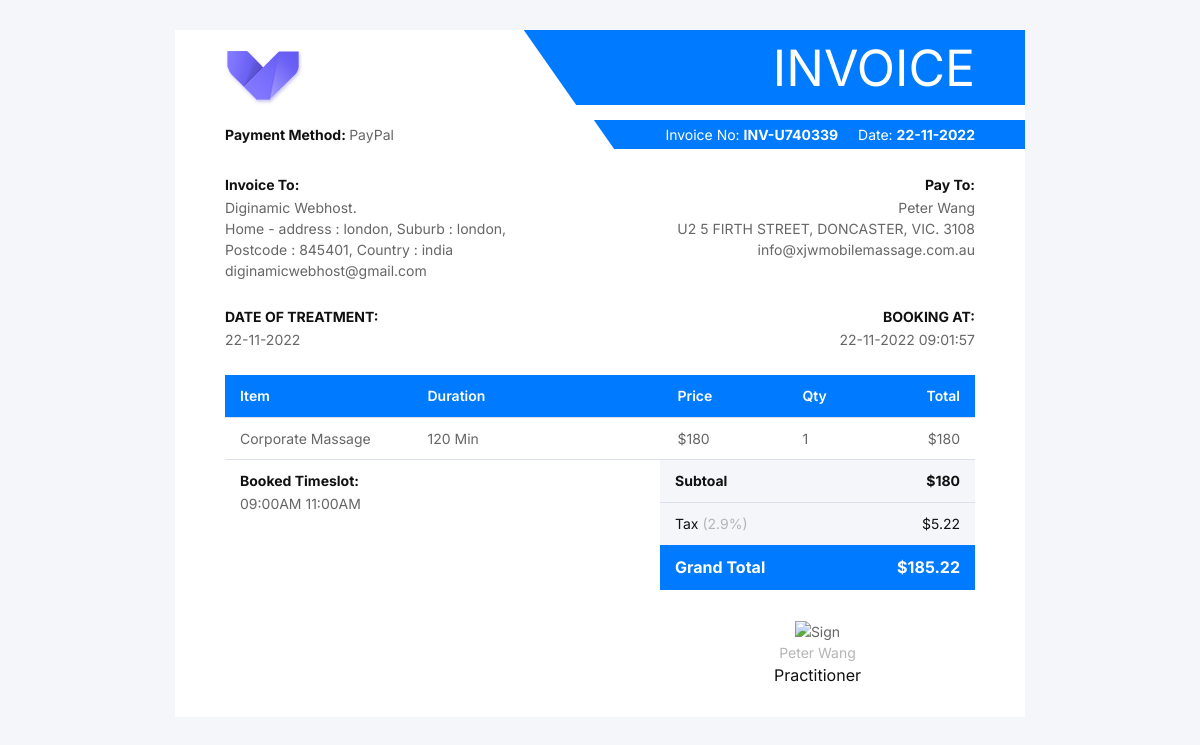
/invoice/invoice_view.php?invoice_id=INV-U740339, run on the app's committed database.
### tables this page shows
CREATE TABLE `booking` (
  `id` int(11) NOT NULL,
  `service` varchar(900) NOT NULL,
  `practitioner` varchar(900) NOT NULL,
  `bdate` varchar(900) NOT NULL,
  `duration` varchar(900) NOT NULL,
  `timeslot` varchar(900) NOT NULL,
  `booking_for` varchar(900) NOT NULL,
  `recipient` varchar(900) NOT NULL,
  `address` varchar(900) NOT NULL,
  `note` varchar(900) NOT NULL,
  `scharge` varchar(900) NOT NULL,
  `tfee` varchar(900) NOT NULL,
  `total` varchar(900) NOT NULL,
  `status` varchar(900) NOT NULL,
  `payment_status` varchar(900) NOT NULL,
  `transaction_id` varchar(900) NOT NULL,
  `invoice_id` varchar(900) NOT NULL,
  `uid` varchar(900) NOT NULL,
  `cur_time` varchar(900) NOT NULL
);

CREATE TABLE `users` (
  `id` int(11) NOT NULL,
  `first_name` varchar(200) NOT NULL,
  `last_name` varchar(200) NOT NULL,
  `gender` varchar(100) NOT NULL,
  `email` varchar(900) NOT NULL,
  `c_code` varchar(100) NOT NULL,
  `phone` varchar(900) NOT NULL,
  `uid` varchar(300) NOT NULL,
  `ref_code` varchar(200) NOT NULL,
  `user_dp` text NOT NULL,
  `pssword` varchar(900) NOT NULL,
  `doj` text NOT NULL,
  `auth` varchar(800) NOT NULL
);

CREATE TABLE `practitioner` (
  `id` int(14) NOT NULL,
  `firstname` varchar(900) NOT NULL,
  `lastname` varchar(900) NOT NULL,
  `email` varchar(900) NOT NULL,
  `ccode` varchar(900) NOT NULL,
  `mobile` varchar(900) NOT NULL,
  `gender` varchar(900) NOT NULL,
  `service_type` varchar(900) NOT NULL,
  `professional_exp` varchar(900) NOT NULL,
  `reference` varchar(900) NOT NULL,
  `udp` text NOT NULL,
  `auth` varchar(900) NOT NULL,
  `status` varchar(900) NOT NULL,
  `password` varchar(900) NOT NULL,
  `doj` varchar(900) NOT NULL
);

CREATE TABLE `paypal_charge` (
  `id` int(11) NOT NULL,
  `percent` varchar(300) NOT NULL
);

### invoice/invoice_view.php (the view, shortened to what this page needs)
<!DOCTYPE html>
<html class="no-js" lang="en">
<?php
require_once '../config.php';
if(isset($_GET['invoice_id'])) {
	$inv_no = $_GET['invoice_id'];
	$comefm = "";
						$sql = "SELECT id, percent FROM paypal_charge";
							$result = $conn->query($sql);
							if ($result->num_rows > 0) {
								while($row = $result->fetch_assoc()) {
								$paypalpercent = $row['percent'];
								}
							}
	$sql = "SELECT id, service, practitioner, bdate, duration, timeslot, booking_for, recipient, address, note, scharge, tfee, total, status, payment_status, transaction_id, invoice_id, uid, cur_time FROM booking WHERE invoice_id='$inv_no'";
		$result = $conn->query($sql);
		if ($result->num_rows > 0) {
		while($row = $result->fetch_assoc()) {
		$comefm = "1";
		$service = $row['service'];
		$practitioner = $row['practitioner'];
		$BDate = $row['bdate'];
		$duration = $row['duration'];
		$time_slot = $row['timeslot'];
		$recipient = $row['recipient'];
		$address = $row['address'];
		$scharge = $row['scharge'];
		$tfee = $row['tfee'];
		$total = $row['total'];
		$uid = $row['uid'];
		$cur_time = $row['cur_time'];
				  $sql = "SELECT id, first_name, last_name, email FROM users WHERE id='$uid'";
					$result = $conn->query($sql);
					if (empty($recipient)){
					  $sql = "SELECT id, first_name, last_name, email FROM users WHERE id='$uid'";
					$result = $conn->query($sql);
					if ($result->num_rows > 0) {
						while($row = $result->fetch_assoc()) {
						$name = $row['first_name']." ".$row['last_name'];
						$email = $row['email'];
						}
					}
				  }
							$pieces = explode(" ", $practitioner);
							$fname = $pieces[0];
							$lname = $pieces[1];
							$sql = "SELECT id, firstname, lastname, email, ccode, mobile FROM practitioner WHERE firstname='$fname' && lastname='$lname'";
							$result = $conn->query($sql);
							if ($result->num_rows > 0) {
								while($row = $result->fetch_assoc()) {
								$prct_email = $row['email'];
								}
							}
			}
				}
} else {
    echo '<h2>Invalid Call. Nothing is here for you please go back</h2>';
	exit;
}
?>
<head>
  <link rel="stylesheet" href="css/style.css">
</head>
<body>
  <div class="tm_container">
    <div class="tm_invoice_wrap">
      <div class="tm_invoice tm_style1 tm_type1" id="tm_download_section">
        <div class="tm_invoice_in">
          <div class="tm_invoice_head tm_top_head tm_mb15 tm_align_center">
            <div class="tm_invoice_left">
              <div class="tm_logo"><img src="../assets/logo.png" alt="Logo"></div>
            </div>
            <div class="tm_invoice_right tm_text_right tm_mobile_hide">
              <div class="tm_f50 tm_text_uppercase tm_white_color">Invoice</div>
            </div>
            <div class="tm_shape_bg tm_accent_bg tm_mobile_hide"></div>
          </div>
          <div class="tm_invoice_info tm_mb25">
            <div class="tm_card_note tm_mobile_hide"><b class="tm_primary_color">Payment Method: </b>PayPal</div>
            <div class="tm_invoice_info_list tm_white_color">
              <p class="tm_invoice_number tm_m0">Invoice No: <b><?php echo $inv_no;?></b></p>
              <p class="tm_invoice_date tm_m0">Date: <b><?php echo $BDate;?></b></p>
            </div>
            <div class="tm_invoice_seperator tm_accent_bg"></div>
          </div>
		  <div class="tm_invoice_head tm_mb10">
            <div class="tm_invoice_left">
              <p class="tm_mb2"><b class="tm_primary_color">Invoice To:</b></p>
              <p>
			  <?php echo $name;?>.<br>
				<?php echo $address;?><br>
			    <?php echo $email;?> <br>
              </p>
            </div>
            <div class="tm_invoice_right tm_text_right">
              <p class="tm_mb2"><b class="tm_primary_color">Pay To:</b></p>
              <p>
				<?php echo $practitioner;?><br>
				U2 5 FIRTH STREET, <?php if ($comefm == "2") {?><br><?php }?>DONCASTER, VIC. 3108<br>
                <?php echo $prct_email;?> <br>
              </p>
            </div>
          </div>
		  <div class="tm_invoice_head tm_mb10">
            <div class="tm_invoice_left">
              <p class="tm_mb2"><b class="tm_primary_color">DATE OF TREATMENT:</b></p>
              <p>
			  <?php echo $BDate;?><br>
              </p>
            </div>
            <div class="tm_invoice_right tm_text_right">
              <p class="tm_mb2"><b class="tm_primary_color">BOOKING AT:</b></p>
              <p>
				<?php echo $cur_time;?><br>
              </p>
            </div>
          </div>
          <div class="tm_table tm_style1">
            <div class="">
              <div class="tm_table_responsive">
                <table>
                  <thead>
                    <tr class="tm_accent_bg">
                      <th class="tm_width_3 tm_semi_bold tm_white_color">Item</th>
                      <th class="tm_width_4 tm_semi_bold tm_white_color">Duration</th>
                      <th class="tm_width_2 tm_semi_bold tm_white_color">Price</th>
                      <th class="tm_width_1 tm_semi_bold tm_white_color">Qty</th>
                      <th class="tm_width_2 tm_semi_bold tm_white_color tm_text_right">Total</th>
                    </tr>
                  </thead>
                  <tbody>
                    <tr>
                      <td class="tm_width_3"><?php echo $service;?></td>
                      <td class="tm_width_4"><?php echo $duration;?></td>
                      <td class="tm_width_2">$<?php echo $scharge;?></td>
                      <td class="tm_width_1">1</td>
                      <td class="tm_width_2 tm_text_right">$<?php echo $scharge;?></td>
                    </tr>
                  </tbody>
                </table>
              </div>
            </div>
            <div class="tm_invoice_footer tm_border_top tm_mb15 tm_m0_md">
              <div class="tm_left_footer">
                <p class="tm_mb2"><b class="tm_primary_color">Booked Timeslot:</b></p>
                <p class="tm_m0"><?php echo $time_slot;?> </p>
              </div>
              <div class="tm_right_footer">
                <table class="tm_mb15">
                  <tbody>
                    <tr class="tm_gray_bg ">
                      <td class="tm_width_3 tm_primary_color tm_bold">Subtoal</td>
                      <td class="tm_width_3 tm_primary_color tm_bold tm_text_right">$<?php echo $scharge;?></td>
                    </tr>
                    <tr class="tm_gray_bg">
                      <td class="tm_width_3 tm_primary_color">Tax <span class="tm_ternary_color">(<?php echo $paypalpercent;?>%)</span></td>
                      <td class="tm_width_3 tm_primary_color tm_text_right">$<?php echo $tfee;?></td>
                    </tr>
                    <tr class="tm_accent_bg">
                      <td class="tm_width_3 tm_border_top_0 tm_bold tm_f16 tm_white_color">Grand Total	</td>
                      <td class="tm_width_3 tm_border_top_0 tm_bold tm_f16 tm_white_color tm_text_right">$<?php echo $total;?></td>
                    </tr>
                  </tbody>
                </table>
              </div>
            </div>
            <div class="tm_invoice_footer tm_type1">
              <div class="tm_left_footer"></div>
              <div class="tm_right_footer">
                <div class="tm_sign tm_text_center">
                  <img src="../assets/signature.png" alt="Sign">
                  <p class="tm_m0 tm_ternary_color"><?php echo $practitioner;?></p>
                  <p class="tm_m0 tm_f16 tm_primary_color">Practitioner</p>
                </div>
              </div>
            </div>
          </div>
        </div>
      </div>
    </div>
  </div>
</body>
</html>

### invoice/css/style.css (style rules this page uses)
html { line-height: 1.15; -webkit-text-size-adjust: 100%; }
body { margin: 0; }
b, strong { font-weight: bolder; }
img { border-style: none; }
body, html { color: #666; font-family: 'Inter', sans-serif; font-size: 14px; font-weight: 400; line-height: 1.6em; overflow-x: hidden; background-color: #f5f6fa; }
p, div { margin-top: 0; line-height: 1.5em; }
p { margin-bottom: 15px; }
img { border: 0; max-width: 100%; height: auto; vertical-align: middle; }
table { width: 100%; caption-side: bottom; border-collapse: collapse; }
th { text-align: left; }
td { border-top: 1px solid #dbdfea; }
td { padding: 10px 15px; line-height: 1.55em; }
th { padding: 10px 15px; line-height: 1.55em; }
b, strong { font-weight: bold; }
.tm_f16 { font-size: 16px; }
.tm_f50 { font-size: 50px; }
.tm_semi_bold { font-weight: 600; }
.tm_bold { font-weight: 700; }
.tm_m0 { margin: 0px; }
.tm_mb2 { margin-bottom: 2px; }
.tm_mb10 { margin-bottom: 10px; }
.tm_mb15 { margin-bottom: 15px; }
.tm_mb25 { margin-bottom: 25px; }
.tm_width_1 { width: 8.33333333%; }
.tm_width_2 { width: 16.66666667%; }
.tm_width_3 { width: 25%; }
.tm_width_4 { width: 33.33333333%; }
.tm_border_top { border-top: 1px solid #dbdfea; }
.tm_accent_bg, .tm_accent_bg_hover:hover { background-color: #007aff; }
.tm_primary_color { color: #111; }
.tm_ternary_color { color: #b5b5b5; }
.tm_white_color { color: #fff; }
.tm_gray_bg { background: #f5f6fa; }
.tm_invoice_in { position: relative; z-index: 100; }
.tm_container { max-width: 880px; padding: 30px 15px; margin-left: auto; margin-right: auto; position: relative; }
.tm_text_center { text-align: center; }
.tm_text_uppercase { text-transform: uppercase; }
.tm_text_right { text-align: right; }
.tm_align_center { -webkit-box-align: center; -ms-flex-align: center; align-items: center; }
.tm_border_top_0 { border-top: 0; }
.tm_table_responsive { overflow-x: auto; }
.tm_table_responsive > table { min-width: 600px; }
.tm_invoice { background: #fff; border-radius: 10px; padding: 50px; }
.tm_invoice_footer { display: -webkit-box; display: -ms-flexbox; display: flex; }
.tm_invoice_footer table { margin-top: -1px; }
.tm_invoice_footer .tm_left_footer { width: 58%; padding: 10px 15px; -webkit-box-flex: 0; -ms-flex: none; flex: none; }
.tm_invoice_footer .tm_right_footer { width: 42%; }
.tm_sign img { max-height: 45px; }
.tm_invoice.tm_style1 .tm_invoice_right { -webkit-box-flex: 0; -ms-flex: none; flex: none; width: 60%; }
.tm_invoice.tm_style1 .tm_invoice_head { display: -webkit-box; display: -ms-flexbox; display: flex; -webkit-box-pack: justify; -ms-flex-pack: justify; justify-content: space-between; }
.tm_invoice.tm_style1 .tm_invoice_head .tm_invoice_right div { line-height: 1em; }
.tm_invoice.tm_style1 .tm_invoice_info { display: -webkit-box; display: -ms-flexbox; display: flex; -webkit-box-align: center; -ms-flex-align: center; align-items: center; -webkit-box-pack: justify; -ms-flex-pack: justify; justify-content: space-between; }
.tm_invoice.tm_style1 .tm_invoice_seperator { min-height: 18px; border-radius: 1.6em; -webkit-box-flex: 1; -ms-flex: 1; flex: 1; margin-right: 20px; }
.tm_invoice.tm_style1 .tm_invoice_info_list { display: -webkit-box; display: -ms-flexbox; display: flex; }
.tm_invoice.tm_style1 .tm_invoice_info_list > *:not(:last-child) { margin-right: 20px; }
.tm_invoice.tm_style1 .tm_logo img { margin-top: 20px; max-height: 50px; }
.tm_invoice.tm_style1.tm_type1 { padding: 0px 50px 30px; position: relative; overflow: hidden; border-radius: 0; }
.tm_invoice.tm_style1.tm_type1 .tm_invoice_head { height: justify; position: relative; }
.tm_invoice.tm_style1.tm_type1 .tm_shape_bg { position: absolute; height: 100%; width: 70%; -webkit-transform: skewX(35deg); transform: skewX(35deg); top: 0px; right: -100px; overflow: hidden; }
.tm_invoice.tm_style1.tm_type1 .tm_invoice_right { position: relative; z-index: 2; }
.tm_invoice.tm_style1.tm_type1 .tm_logo img { max-height: 70px; }
.tm_invoice.tm_style1.tm_type1 .tm_invoice_seperator { margin-right: 0; border-radius: 0; -webkit-transform: skewX(35deg); transform: skewX(35deg); position: absolute; height: 100%; width: 57.5%; right: -60px; overflow: hidden; border: none; }
.tm_invoice.tm_style1.tm_type1 .tm_invoice_info { position: relative; padding: 4px 0; }
.tm_invoice.tm_style1.tm_type1 .tm_card_note, .tm_invoice.tm_style1.tm_type1 .tm_invoice_info_list { position: relative; z-index: 1; }
.tm_invoice_wrap { position: relative; }

### data on the page
booking: bdate "22-11-2022", address "Home - address : london, Suburb : london, Postcode : 845401, Country : india", practitioner "Peter Wang", cur_time "22-11-2022 09:01:57", service "Corporate Massage", duration "120 Min", scharge "180", timeslot "09:00AM 11:00AM", tfee "5.22", total "185.22"
users: name "Diginamic Webhost", email "diginamicwebhost@gmail.com"
practitioner: email "info@xjwmobilemassage.com.au"
paypal_charge: percent "2.9"

### other printed values
$inv_no "INV-U740339"
